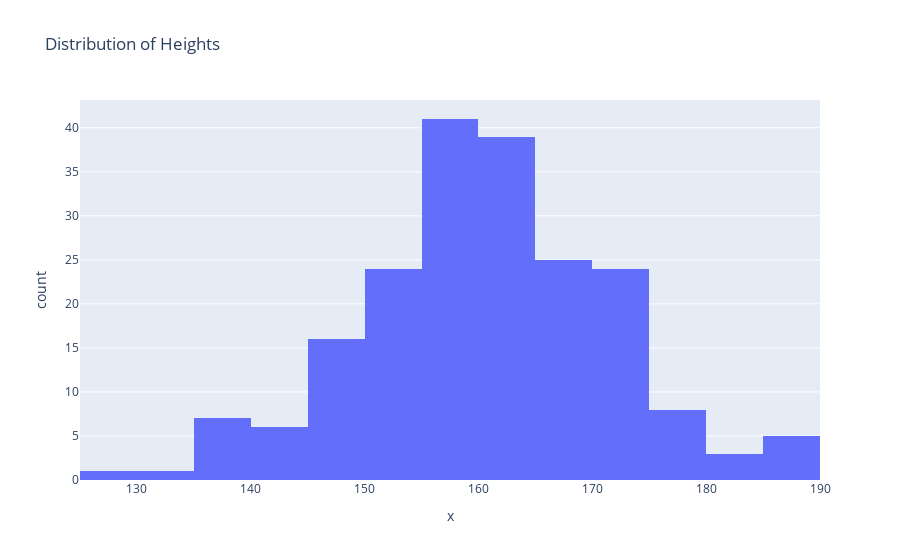

The notebook cell saved with this chart:
### Code cell
##Example 4: Let us illustrate the distribution of heights of 200 people using a histogram

import numpy as np
#Here we will concentrate on heights which are 160 and the standard deviation is 11
heights_array = np.random.normal(160, 11, 200)
## Use plotly express histogram chart function px.histogram.Provide input data x to the histogram
fig = px.histogram(x=heights_array,title="Distribution of Heights")
fig.show()

### Figure 1 — Plotly figure (JSON) as saved in the notebook; plotly's stock layout.template omitted (floating-point values rounded to 4 significant figures; data arrays with more than 128 entries replaced by an {"elided": "..."} marker saying what was removed)
{"data": [{"bingroup": "x", "hovertemplate": "x=%{x}<br>count=%{y}<extra></extra>", "legendgroup": "", "marker": {"color": "#636efa", "pattern": {"shape": ""}}, "name": "", "orientation": "v", "showlegend": false, "type": "histogram", "x": {"elided": "200 float values"}, "xaxis": "x", "yaxis": "y"}], "layout": {"autosize": true, "barmode": "relative", "legend": {"tracegroupgap": 0}, "title": {"text": "Distribution of Heights"}, "xaxis": {"anchor": "y", "autorange": true, "domain": [0, 1], "range": [125, 190], "title": {"text": "x"}, "type": "linear"}, "yaxis": {"anchor": "x", "autorange": true, "domain": [0, 1], "range": [0, 43.16], "title": {"text": "count"}}}}
